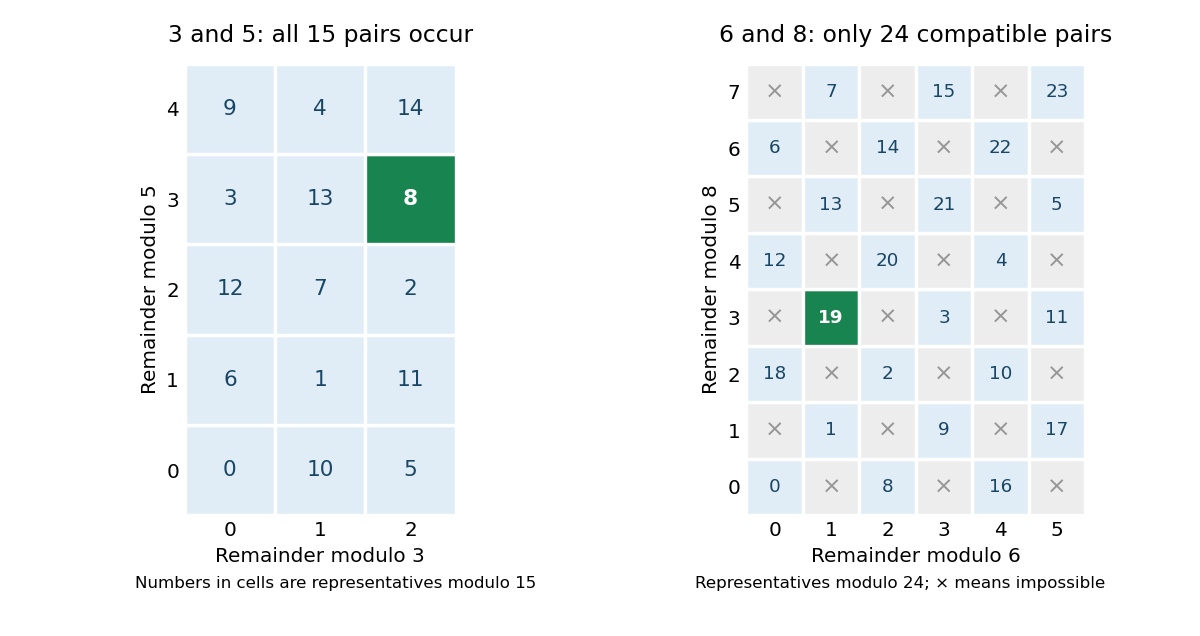

Here is the Python script that generated this plot:
"""Draw coprime and noncoprime residue-pair grids into the current directory."""

from math import gcd, lcm
from pathlib import Path

import matplotlib.pyplot as plt
from matplotlib.patches import Rectangle


def residue_grid(ax, m, n, highlight, title):
    period = lcm(m, n)
    pairs = {(x % m, x % n): x for x in range(period)}
    assert len(pairs) == period
    assert all((r - s) % gcd(m, n) == 0 for r, s in pairs)
    assert (highlight % m, highlight % n) in pairs
    for r in range(m):
        for s in range(n):
            attainable = (r, s) in pairs
            selected = attainable and pairs[(r, s)] == highlight
            color = "#18844f" if selected else "#e0edf6" if attainable else "#ededed"
            ax.add_patch(Rectangle((r - 0.5, s - 0.5), 1, 1, facecolor=color,
                                   edgecolor="white", linewidth=2))
            if attainable:
                ax.text(r, s, str(pairs[(r, s)]), ha="center", va="center",
                        color="white" if selected else "#194665",
                        fontsize=13 if m == 3 else 11, fontweight="bold" if selected else "normal")
            else:
                ax.text(r, s, "×", ha="center", va="center", color="#969696", fontsize=14)
    ax.set_xticks(range(m))
    ax.set_yticks(range(n))
    ax.set_xlabel(f"Remainder modulo {m}")
    ax.set_ylabel(f"Remainder modulo {n}")
    ax.set_xlim(-0.5, m - 0.5)
    ax.set_ylim(-0.5, n - 0.5)
    ax.set_aspect("equal")
    ax.set_title(title, fontsize=14, pad=13)
    ax.tick_params(length=0)
    for spine in ax.spines.values():
        spine.set_visible(False)
    return pairs


def main():
    plt.rcParams.update({"font.size": 12})
    fig, axes = plt.subplots(1, 2, figsize=(10, 5.3), dpi=120)
    fig.patch.set_facecolor("white")
    pairs = residue_grid(axes[0], 3, 5, 8, "3 and 5: all 15 pairs occur")
    assert pairs[(2, 3)] == 8
    pairs = residue_grid(axes[1], 6, 8, 19, "6 and 8: only 24 compatible pairs")
    assert pairs[(1, 3)] == 19
    assert (1, 2) not in pairs
    fig.text(0.28, 0.075, "Numbers in cells are representatives modulo 15", ha="center", fontsize=10)
    fig.text(0.75, 0.075, "Representatives modulo 24; × means impossible", ha="center", fontsize=10)
    fig.subplots_adjust(left=0.07, right=0.96, top=0.90, bottom=0.19, wspace=0.26)
    output = Path.cwd() / Path(__file__).with_suffix(".png").name
    fig.savefig(output, facecolor="white", transparent=False)
    plt.close(fig)


if __name__ == "__main__":
    main()
